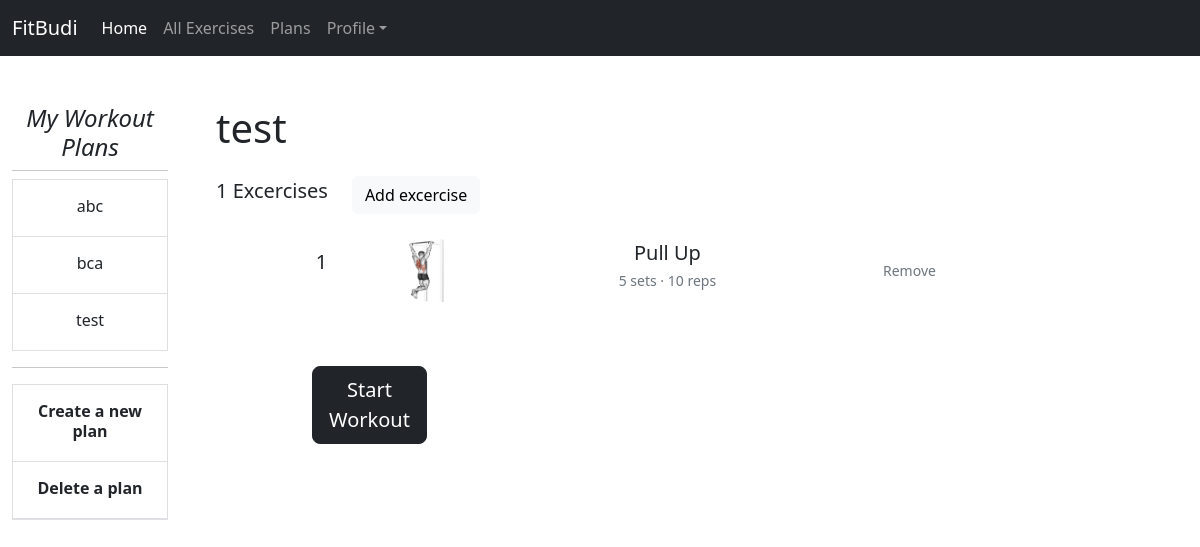
The page /my_workouts (signed in) on the database as committed earlier.
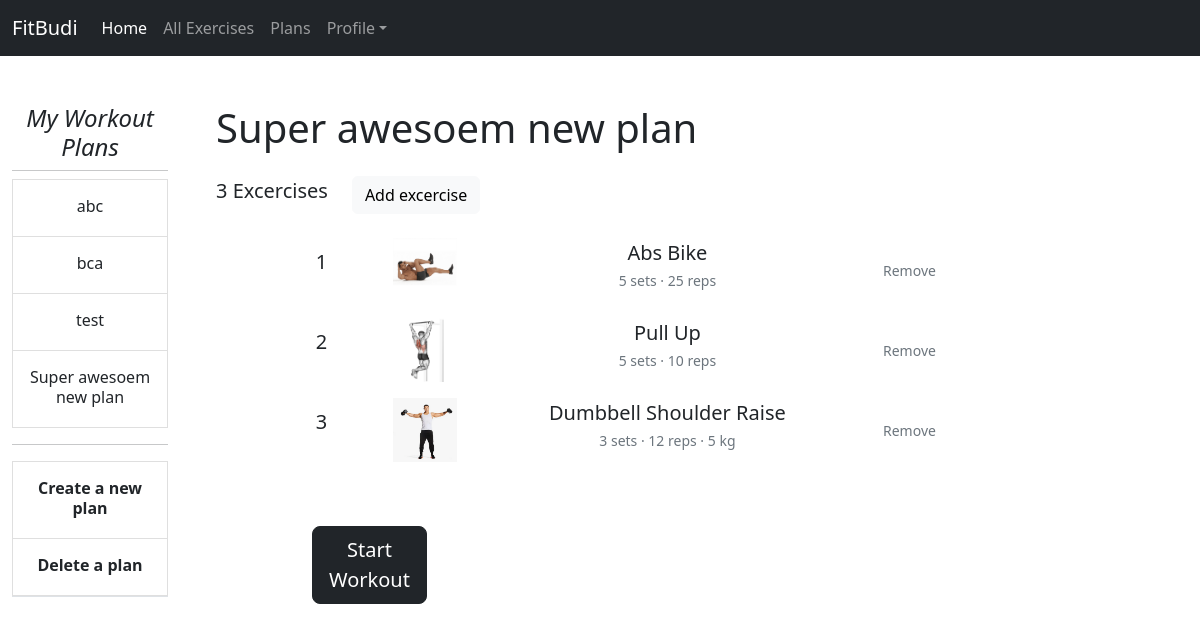
The same page on the database as committed later.
### tables this page shows
CREATE TABLE "plans" (
	"id"	INTEGER NOT NULL,
	"name"	TEXT NOT NULL,
	"user_id"	INTEGER,
	FOREIGN KEY("user_id") REFERENCES "users"("id"),
	PRIMARY KEY("id")
);

CREATE TABLE "plan_details" (
	"id"	INTEGER NOT NULL,
	"exc_id"	INTEGER NOT NULL,
	"plan_id"	INTEGER NOT NULL,
	"set_count"	INTEGER,
	"rep_count"	INTEGER,
	"weight"	NUMERIC,
	"duration"	INTEGER,
	PRIMARY KEY("id" AUTOINCREMENT),
	FOREIGN KEY("exc_id") REFERENCES "excercises"("id"),
	FOREIGN KEY("plan_id") REFERENCES "plans"("id")
);

CREATE TABLE "excercises" (
	"id"	INTEGER NOT NULL,
	"name"	TEXT NOT NULL,
	"muscle_group"	TEXT NOT NULL,
	"instructions"	TEXT,
	"equipement_id"	INTEGER,
	"bodyweight"	NUMERIC,
	PRIMARY KEY("id" AUTOINCREMENT),
	FOREIGN KEY("equipement_id") REFERENCES "equipement"("id")
);

### app.py (the view, shortened to what this page needs)
@app.route("/my_workouts", methods=["GET", "POST"])
def my_workouts():
    if "lastActivePlan" not in session:
        lastCreatedPlan = getLastCreatedPlan()
        session['lastActivePlan'] = lastCreatedPlan['id']
    plans = getPlans()
    length = len(plans)
    plan_details = getPlanDetails()
    exc_count = len(plan_details)
    activePlanName = getActivePlanName()
    return render_template("my_workouts.html", plans=plans, length=length, exc_count=exc_count,
                           plan_details=plan_details, activePlanName=activePlanName,
                           muscles=getMuscles(), exercises=getExercises())

### helpers.py (called while the page is built)
def dict_factory(cursor, row):
    fields = [column[0] for column in cursor.description]
    return {key: value for key, value in zip(fields, row)}

### queries.py (called while the page is built)
def getLastCreatedPlan():
    temp = db.execute("""
                            SELECT * FROM plans
                            WHERE user_id=?
                            ORDER BY id DESC
                            LIMIT 1;
                """, (session["user_id"],))
    return temp.fetchone()

def getActivePlanName():
    temp = db.execute("SELECT name FROM plans WHERE id=?", (session["lastActivePlan"],)).fetchone()
    if temp == None:
        temp = getLastCreatedPlan()
    name = temp['name']
    return name

def getMuscles():
    temp = db.execute("SELECT * FROM muscles;")
    return  temp.fetchall()

def getPlans():
    temp = db.execute('SELECT * FROM plans WHERE user_id=?', (session["user_id"],))
    return temp.fetchall()

### templates/my_workouts.html (shortened to what this page needs)
{% extends "layout.html" %}
{% block main %}
    <div class="row g-5">
        <div class="col-md-2">
            <div class="position-sticky" style="top: 2rem;">
                <h4 class="fst-italic">My Workout Plans</h4>
                <hr class="d-none d-md-block my-2">
                <div class="list-group list-group-flush border-bottom scrollarea">
                    <form action="/my_workouts" method="post">
                        {% if length == 0 %}
                            <div class="d-flex w-100 align-items-center justify-content-center py-2">
                                <p class="mb-1">No plans created.</p>
                            </div>
                        {% else %}
                            {% for row in plans %}
                                <button href="#" class="list-group-item list-group-item-action py-3 lh-sm" aria-current="true" type="submit" value="{{row['id']}}" name="selectPlanBtn">
                                    <div class="d-flex w-100 align-items-center justify-content-center">
                                    <p class="mb-1">{{ row['name'] }}</p>
                                    </div>
                                </button>
                            {% endfor %}
                        {% endif %}
                        <hr>
                        <button href="#" class="list-group-item list-group-item-action py-3 lh-sm" aria-current="true" type="button" data-bs-toggle="modal" data-bs-target="#createPlan">
                            <div class="d-flex w-100 align-items-center justify-content-center">
                            <strong class="mb-1">Create a new plan</strong>
                            </div>
                        </button>
                        <button href="#" class="list-group-item list-group-item-action py-3 lh-sm" aria-current="true" type="button" data-bs-toggle="modal" data-bs-target="#deletePlan">
                            <div class="d-flex w-100 align-items-center justify-content-center">
                            <strong class="mb-1">Delete a plan</strong>
                            </div>
                        </button>
                    </form>
                </div>
            </div>
        </div>
        <div class="col-md-10">
            <div class="row justify-content-start">
                <div class="col-auto">
                    <h1 class="display-6">{{ activePlanName }}</h1>
                </div>
            </div>
            <div class="row justify-content-start py-3">
                <div class="col-auto">
                    <p class="lead">{{ exc_count }} Excercises</p>
                </div>
                <div class="col-auto">
                    <button type="button" class="btn btn-light" aria-current="true" data-bs-toggle="modal" data-bs-target="#addExc">Add excercise</button>
                </div>
            </div>
            <div class="row justify-content-center">
                <div class="col-10">
                    <form action="/my_workouts" method="post">
                        {% for row in plan_details %}
                            <div class="row mb-3">
                                <div class="col-1 align-self-center">
                                    <p class="lead">{{ loop.index }}</p>
                                </div>
                                <div class="col-2">
                                    <img src="/static/img/{{row['exc_id']}}.png" alt="{{ row['exc_id'] }}" width="64" height="64">
                                </div>
                                <div class="col-5">
                                    <p class="lead mb-0">{{ row['name'] }}</p>
                                    <small class="text-muted">
                                        {{ row['set_count'] }} sets
                                        {% if row['rep_count'] %}
                                            &middot; {{ row['rep_count'] }} reps
                                        {% endif %}
                                        {% if row['weight'] %}
                                            &middot; {{ row['weight'] }} kg
                                        {% endif %}
                                    </small>
                                </div>
                                <div class="col-2 align-self-center">
                                    <button class="btn btn-outline-secondary border-0" type="submit" name="removeExc" value="{{row['exc_id']}}">
                                        <small>Remove</small>
                                    </button>
                                </div>
                            </div>
                        {% endfor %}
                    </form>
                </div>
            </div>
            <div class="row justify-content-start py-5 px-5">
                <form action="/my_workouts" method="post">
                    <div class="col-2 px-5">
                        <button type="submit" class="btn btn-dark btn-lg" name="submitBtn" value="startWO">Start Workout</button>
                    </div>
                </form>
            </div>
        </div>
    </div>
{% endblock %}

### templates/layout.html (shortened to what this page needs)
<!DOCTYPE html>
<html lang="en">
    <head>
        <link href="https://cdn.jsdelivr.net/npm/bootstrap@5.2.3/dist/css/bootstrap.min.css" rel="stylesheet">
        <link href="../static/stylesheet.css" rel="stylesheet">
    </head>
    <body>
        <nav class="navbar navbar-expand-sm navbar-dark bg-dark" aria-label="navbar">
            <div class="container-fluid">
              <a class="navbar-brand" href="/">FitBudi</a>
              <div class="collapse navbar-collapse" id="navbarsExample03">
                <ul class="navbar-nav me-auto mb-2 mb-sm-0">
                    {% if session["user_id"] %}
                        <li class="nav-item">
                            <a class="nav-link active" aria-current="page" href="/">Home</a>
                        </li>
                        <li class="nav-item">
                            <a class="nav-link" href="/excercises">All Exercises</a>
                        </li>
                        <li class="nav-item">
                            <a class="nav-link" href="/my_workouts">Plans</a>
                        </li>
                        <li class="nav-item dropdown">
                            <a class="nav-link dropdown-toggle" href="#" data-bs-toggle="dropdown" aria-expanded="false">Profile</a>
                        </li>
                    {% endif %}
                </ul>
              </div>
            </div>
          </nav>
        <main class="container-fluid py-5 text-center">
            {% block main %}{% endblock %}
        </main>
    </body>
</html>

### static/stylesheet.css (style rules this page uses)
html, body { height: 100%; }

Rows that differ between the two databases and show on the page:
added plans: {{ row['id'] }} 4 (drawn), name "Super awesoem new plan"
added plan_details: shows a picture, name "Abs Bike", set_count "5", rep_count "25", {{ row['exc_id'] }} 2 (drawn)
added plan_details: shows a picture, name "Dumbbell Shoulder Raise", set_count "3", rep_count "12", weight "5", {{ row['exc_id'] }} 7 (drawn)
Other text that changed with them:
{{ exc_count }}: "1" → "3"
{{ activePlanName }}: "test" → "Super awesoem new plan"
